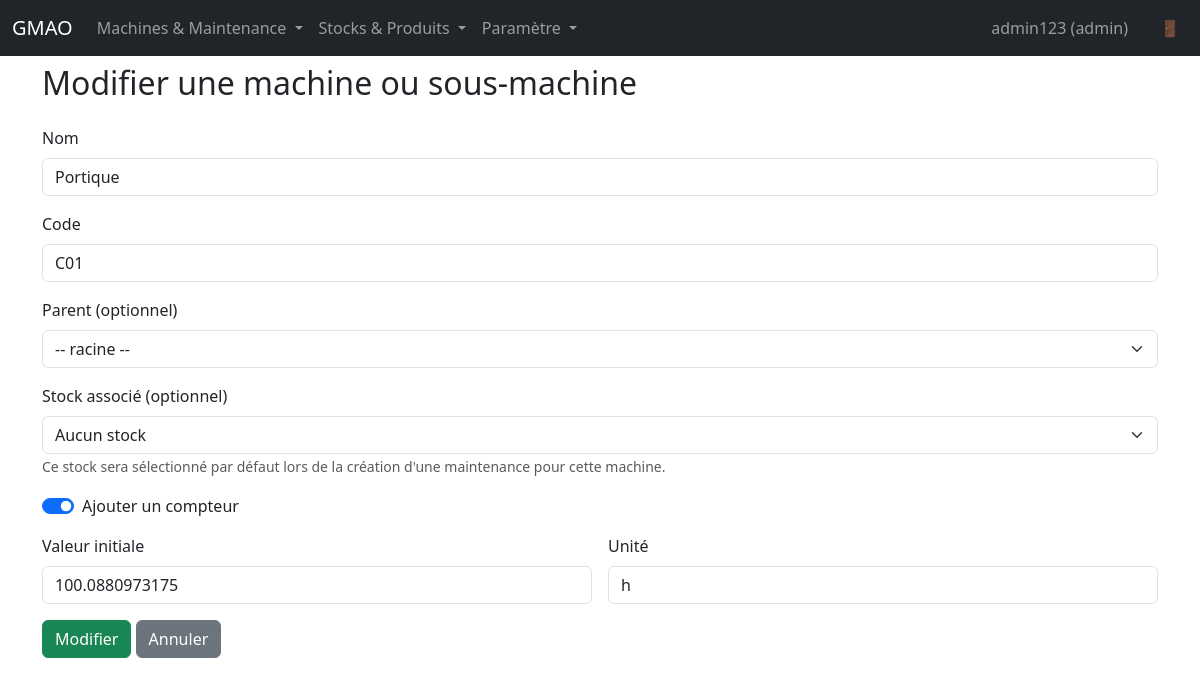
The app's page /machines/1/edit (signed in) with its own data.
### app.py (models this page shows, shortened)
class User(UserMixin, db.Model):
    id = db.Column(db.Integer, primary_key=True)
    username = db.Column(db.String(80), unique=True, nullable=False)
    password_hash = db.Column(db.String(255), nullable=False)
    user_type = db.Column(db.String(20), nullable=False)

class Machine(db.Model):
    id = db.Column(db.Integer, primary_key=True)
    name = db.Column(db.String(120), nullable=False)
    code = db.Column(db.String(50), unique=True, nullable=False)
    parent_id = db.Column(db.Integer, db.ForeignKey("machine.id"))
    hour_counter_enabled = db.Column(db.Boolean, default=False)
    hours = db.Column(db.Float, default=0.0)
    counter_unit = db.Column(db.String(20), nullable=True)  # Unité du compteur (h, cycles, anneaux, etc.)
    stock_id = db.Column(db.Integer, db.ForeignKey("stock.id"), nullable=True)  # Stock associé par défaut
    parent = db.relationship("Machine", remote_side=[id], backref="children")
    stock = db.relationship("Stock")
    counters = db.relationship("Counter", back_populates="machine", cascade="all, delete-orphan")

### app.py (the view, shortened to what this page needs)
@app.route("/machines/<int:machine_id>/edit", methods=["GET", "POST"])
@admin_required
def edit_machine(machine_id):
    machine = Machine.query.get_or_404(machine_id)
    parents = Machine.query.filter(Machine.id != machine_id).order_by(Machine.name).all()
    stocks = Stock.query.order_by(Stock.name).all()
    return render_template("machine_form.html", parents=parents, machine=machine, is_edit=True, stocks=stocks)

### app.py (called while the page is built)
@login_manager.user_loader
def load_user(user_id):
    return User.query.get(int(user_id))

def admin_required(f):
    @wraps(f)
    @login_required
    def decorated_function(*args, **kwargs):
        if current_user.user_type != "admin":
            flash("Accès refusé : cette fonctionnalité est réservée aux administrateurs.", "danger")
            return redirect(url_for("index"))
        return f(*args, **kwargs)
    return decorated_function

@app.context_processor
def inject_now():
    return {"now": dt.datetime.utcnow()}

### templates/machine_form.html (shortened to what this page needs)
{% extends "base.html" %}
{% block content %}
<h2>{% if is_edit %}Modifier{% else %}Créer{% endif %} une machine ou sous-machine</h2>
<form method="post" class="mt-4">
  <div class="mb-3">
    <label class="form-label">Nom</label>
    <input class="form-control" type="text" name="name" value="{% if is_edit and machine %}{{ machine.name }}{% endif %}" required />
  </div>
  <div class="mb-3">
    <label class="form-label">Code</label>
    <input class="form-control" type="text" name="code" value="{% if is_edit and machine %}{{ machine.code }}{% endif %}" required />
  </div>
  <div class="mb-3">
    <label class="form-label">Parent (optionnel)</label>
    <select class="form-select" name="parent_id" id="parentSelect">
      <option value="">-- racine --</option>
    </select>
  </div>
  <div class="mb-3">
    <label class="form-label">Stock associé (optionnel)</label>
    <select class="form-select" name="stock_id">
      <option value="">Aucun stock</option>
    </select>
    <small class="form-text text-muted">Ce stock sera sélectionné par défaut lors de la création d'une maintenance pour cette machine.</small>
  </div>
  <div class="mb-3 d-none" id="singleCounterSection">
    <div class="form-check form-switch mb-3">
      <input class="form-check-input" type="checkbox" role="switch" name="hour_counter" id="hourCounterToggle" {% if is_edit and machine and machine.hour_counter_enabled %}checked{% endif %} />
      <label class="form-check-label" for="hourCounterToggle">Ajouter un compteur</label>
    </div>
    <div class="mb-3 {% if not is_edit or not machine or not machine.hour_counter_enabled %}d-none{% endif %}" id="counterFields">
      <div class="row g-3 mb-3">
        <div class="col-md-6">
          <label class="form-label">Valeur initiale</label>
          <input class="form-control" type="number" step="0.1" name="initial_hours" value="{% if is_edit and machine %}{{ machine.hours }}{% else %}0{% endif %}" />
        </div>
        <div class="col-md-6">
          <label class="form-label">Unité</label>
          <input class="form-control" type="text" name="counter_unit" placeholder="h, cycles, anneaux, etc." value="{% if is_edit and machine and machine.counter_unit %}{{ machine.counter_unit }}{% else %}h{% endif %}" maxlength="20" />
        </div>
      </div>
    </div>
  </div>
  <button class="btn btn-success">{% if is_edit %}Modifier{% else %}Créer{% endif %}</button>
  <a href="{% if is_edit and machine %}{{ url_for('machine_detail', machine_id=machine.id) }}{% else %}{{ url_for('machines') }}{% endif %}" class="btn btn-secondary">Annuler</a>
</form>
{% endblock %}

### templates/base.html (shortened to what this page needs)
<!doctype html>
<html lang="fr">
  <head>
    <link
      href="https://cdn.jsdelivr.net/npm/bootstrap@5.3.3/dist/css/bootstrap.min.css"
      rel="stylesheet"
    />
  </head>
  <body>
    <nav class="navbar navbar-expand-lg navbar-dark bg-dark fixed-top">
      <div class="container-fluid">
        <a class="navbar-brand" href="{{ url_for('index') }}">GMAO</a>
        <div class="collapse navbar-collapse" id="navbarNav">
          {% if current_user.is_authenticated %}
          <ul class="navbar-nav me-auto">
            <li class="nav-item dropdown">
              <a class="nav-link dropdown-toggle" href="#" id="navbarDropdown2" role="button" data-bs-toggle="dropdown" aria-expanded="false">
                Machines & Maintenance
              </a>
            </li>
            <li class="nav-item dropdown">
              <a class="nav-link dropdown-toggle" href="#" id="navbarDropdown3" role="button" data-bs-toggle="dropdown" aria-expanded="false">
                Stocks & Produits
              </a>
            </li>
            {% if current_user.user_type == 'admin' %}
            <li class="nav-item dropdown">
              <a class="nav-link dropdown-toggle" href="#" id="navbarDropdownParams" role="button" data-bs-toggle="dropdown" aria-expanded="false">
                Paramètre
              </a>
            </li>
            {% endif %}
          </ul>
          <ul class="navbar-nav">
            <li class="nav-item">
              <span class="nav-link me-3" style="cursor: default;">{{ current_user.username }} ({{ current_user.user_type }})</span>
            </li>
            <li class="nav-item">
              <a class="nav-link" href="{{ url_for('logout') }}" title="Déconnexion">🚪</a>
            </li>
          </ul>
          {% else %}
          <ul class="navbar-nav ms-auto">
            <li class="nav-item">
              <a class="nav-link" href="{{ url_for('login') }}">Connexion</a>
            </li>
          </ul>
          {% endif %}
        </div>
      </div>
    </nav>
    <main class="container">
      {% block content %}{% endblock %}
    </main>
  </body>
</html>

### templates/base.html (style rules this page uses)
body { padding-top: 4rem; }

### records on screen
User: username "admin123", user_type "admin"
Machine: name "Portique", code "C01", hour_counter_enabled "☑", initial_hours "100.0880973175", counter_unit "h"
